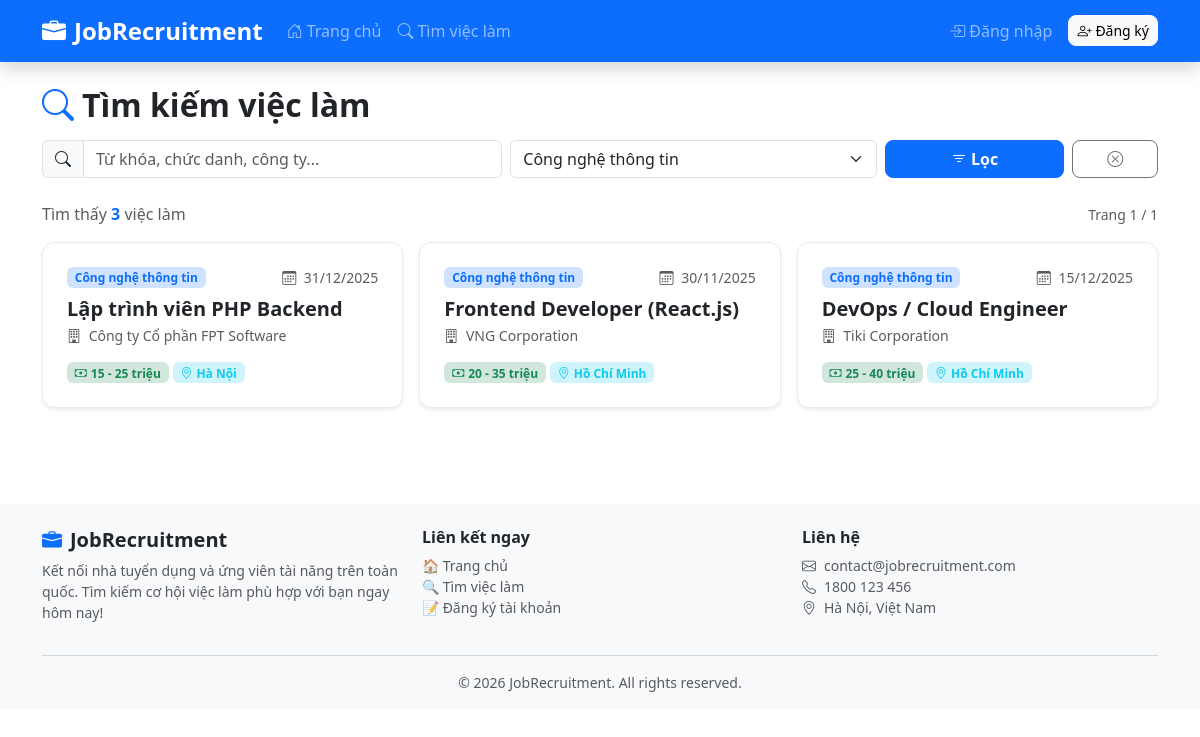
Screenshot of /jobs?category=1 with the database file from the repository.
### tables this page shows
CREATE TABLE `jobs` (
    `id`           INT AUTO_INCREMENT PRIMARY KEY COMMENT 'Khóa chính',
    `category_id`  INT           NOT NULL         COMMENT 'Ngành nghề (FK → categories.id)',
    `title`        VARCHAR(200)  NOT NULL         COMMENT 'Tiêu đề vị trí tuyển dụng',
    `company`      VARCHAR(200)  NOT NULL         COMMENT 'Tên công ty tuyển dụng',
    `salary`       VARCHAR(100)  DEFAULT NULL     COMMENT 'Mức lương (VD: 10-15 triệu)',
    `location`     VARCHAR(200)  DEFAULT NULL     COMMENT 'Địa điểm làm việc',
    `description`  TEXT          DEFAULT NULL     COMMENT 'Mô tả công việc chi tiết',
    `requirements` TEXT          DEFAULT NULL     COMMENT 'Yêu cầu ứng viên',
    `benefits`     TEXT          DEFAULT NULL     COMMENT 'Quyền lợi được hưởng',
    `deadline`     DATE          DEFAULT NULL     COMMENT 'Hạn nộp hồ sơ',
    `status`       ENUM('active', 'closed') NOT NULL DEFAULT 'active' COMMENT 'Trạng thái: active=đang tuyển, closed=đã đóng',
    `created_at`   TIMESTAMP DEFAULT CURRENT_TIMESTAMP COMMENT 'Thời điểm đăng tin',
    CONSTRAINT `fk_jobs_category`
        FOREIGN KEY (`category_id`) REFERENCES `categories`(`id`) ON DELETE CASCADE
);

CREATE TABLE `categories` (
    `id`         INT AUTO_INCREMENT PRIMARY KEY COMMENT 'Khóa chính',
    `name`       VARCHAR(100) NOT NULL          COMMENT 'Tên ngành nghề',
    `created_at` TIMESTAMP DEFAULT CURRENT_TIMESTAMP
);

### core/Controller.php (called while the page is built, shortened)
<?php
abstract class Controller
{
    protected function render(string $view, array $data = []): void
    {
        extract($data);
        $viewPath = __DIR__ . '/../views/' . $view . '.php';
        require $viewPath;
    }
}

### controllers/JobController.php (called while the page is built, shortened)
<?php
class JobController extends Controller
{
    public function index(): void
    {
        $jobModel      = new Job();
        $categoryModel = new Category();
        $keyword    = trim($_GET['keyword']  ?? '');
        $categoryId = (int) ($_GET['category'] ?? 0);
        $page       = max(1, (int) ($_GET['page'] ?? 1));
        $perPage    = 9;
        $jobs      = $jobModel->getList($page, $perPage, $keyword, $categoryId);
        $totalJobs = $jobModel->countList($keyword, $categoryId);
        $totalPages = (int) ceil($totalJobs / $perPage);
        $categories = $categoryModel->getAllSimple();
        $this->render('jobs/index', [
            'jobs'        => $jobs,
            'categories'  => $categories,
            'keyword'     => $keyword,
            'categoryId'  => $categoryId,
            'page'        => $page,
            'totalPages'  => $totalPages,
            'totalJobs'   => $totalJobs,
            'flash'       => $this->getFlash(),
        ]);
    }
}

### index.php (called while the page is built, shortened)
<?php
require_once __DIR__ . '/config/database.php';
require_once __DIR__ . '/core/Database.php';
require_once __DIR__ . '/core/Model.php';
require_once __DIR__ . '/core/Controller.php';
require_once __DIR__ . '/models/Job.php';
require_once __DIR__ . '/controllers/JobController.php';
$router = new Router();
$router->get('/',     'HomeController', 'index');
$router->get('/home', 'HomeController', 'index');
$router->get( '/login',    'AuthController', 'loginForm');
$router->post('/login',    'AuthController', 'login');
$router->get( '/register', 'AuthController', 'registerForm');
$router->post('/register', 'AuthController', 'register');
$router->get( '/logout',   'AuthController', 'logout');
$router->get( '/jobs',        'JobController', 'index');
$router->get( '/jobs/detail', 'JobController', 'detail');
$router->get( '/jobs/apply',  'JobController', 'applyForm');
$router->post('/jobs/apply',  'JobController', 'apply');
$router->get( '/profile',        'ProfileController', 'index');
$router->post('/profile/update', 'ProfileController', 'update');
$router->get('/my-applications', 'ApplicationController', 'history');
$router->get('/admin',           'AdminDashboardController', 'index');
$router->get('/admin/dashboard', 'AdminDashboardController', 'index');
$router->get( '/admin/users',        'AdminUserController', 'index');
$router->get( '/admin/users/create', 'AdminUserController', 'createForm');
$router->post('/admin/users/create', 'AdminUserController', 'create');
$router->get( '/admin/users/edit',   'AdminUserController', 'editForm');
$router->post('/admin/users/edit',   'AdminUserController', 'edit');
$router->post('/admin/users/delete', 'AdminUserController', 'delete');
$router->get( '/admin/jobs',        'AdminJobController', 'index');
$router->get( '/admin/jobs/create', 'AdminJobController', 'createForm');
$router->post('/admin/jobs/create', 'AdminJobController', 'create');
$router->get( '/admin/jobs/edit',   'AdminJobController', 'editForm');
$router->post('/admin/jobs/edit',   'AdminJobController', 'edit');
$router->post('/admin/jobs/delete', 'AdminJobController', 'delete');
$router->get( '/admin/categories',        'AdminCategoryController', 'index');
$router->get( '/admin/categories/create', 'AdminCategoryController', 'createForm');
$router->post('/admin/categories/create', 'AdminCategoryController', 'create');
$router->get( '/admin/categories/edit',   'AdminCategoryController', 'editForm');
$router->post('/admin/categories/edit',   'AdminCategoryController', 'edit');
$router->post('/admin/categories/delete', 'AdminCategoryController', 'delete');
$router->get( '/admin/applications',               'AdminApplicationController', 'index');
$router->post('/admin/applications/update-status', 'AdminApplicationController', 'updateStatus');
$router->dispatch();

### core/Model.php (called while the page is built, shortened)
<?php
abstract class Model
{
    protected PDO $db;
    public function __construct()
    {
        $this->db = Database::getInstance();
    }
    protected function query(string $sql, array $params = []): array
    {
        $stmt = $this->db->prepare($sql);
        $stmt->execute($params);
        return $stmt->fetchAll();
    }
}

### core/Database.php (called while the page is built, shortened)
<?php
class Database
{
    private static ?PDO $instance = null;
    public static function getInstance(): PDO
    {
        if (self::$instance === null) {
            $dsn = sprintf(
                'mysql:host=%s;port=%d;dbname=%s;charset=%s',
                DB_HOST,
                DB_PORT,
                DB_NAME,
                DB_CHARSET
            );
            $options = [
                PDO::ATTR_ERRMODE            => PDO::ERRMODE_EXCEPTION,
                PDO::ATTR_DEFAULT_FETCH_MODE => PDO::FETCH_ASSOC,
                PDO::ATTR_EMULATE_PREPARES   => false,
            ];
            try {
                self::$instance = new PDO($dsn, DB_USER, DB_PASS, $options);
            } catch (PDOException $e) {
                error_log('Database connection failed: ' . $e->getMessage());
                die('<h3 style="color:red;text-align:center">Không thể kết nối database.<br>Vui lòng kiểm tra cấu hình trong config/database.php</h3>');
            }
        }
        return self::$instance;
    }
}

### models/Job.php (called while the page is built, shortened)
<?php
class Job extends Model
{
    public function getList(int $page = 1, int $perPage = 9, string $keyword = '', int $categoryId = 0): array
    {
        $offset = ($page - 1) * $perPage;
        $params = [];
        $where = ["j.status = 'active'"];
        if ($categoryId > 0) {
            $where[]  = "j.category_id = ?";
            $params[] = $categoryId;
        }
        $whereClause = 'WHERE ' . implode(' AND ', $where);
        $sql = "SELECT j.*, c.name AS category_name
                FROM `jobs` j
                LEFT JOIN `categories` c ON c.id = j.category_id
                {$whereClause}
                ORDER BY j.created_at DESC
                LIMIT {$perPage} OFFSET {$offset}";
        return $this->query($sql, $params);
    }
}

### models/Category.php (called while the page is built, shortened)
<?php
class Category extends Model
{
    public function getAllSimple(): array
    {
        return $this->query("SELECT `id`, `name` FROM `categories` ORDER BY `name` ASC");
    }
}

### views/jobs/index.php (the view, shortened to what this page needs)
<?php
require_once __DIR__ . '/../layouts/header.php';
?>
<div class="container py-4">
    <div class="row mb-4">
        <div class="col-12">
            <h2 class="fw-bold mb-3">
                <i class="bi bi-search me-2 text-primary"></i>Tìm kiếm việc làm
            </h2>
            <form action="<?= BASE_URL ?>/jobs" method="GET" class="row g-2">
                <div class="col-md-5">
                    <div class="input-group">
                        <span class="input-group-text"><i class="bi bi-search"></i></span>
                        <input type="text" name="keyword" class="form-control"
                               placeholder="Từ khóa, chức danh, công ty..."
                               value="<?= htmlspecialchars($keyword) ?>">
                    </div>
                </div>
                <div class="col-md-4">
                    <select name="category" class="form-select">
                        <?php foreach ($categories as $cat): ?>
                        <option value="<?= $cat['id'] ?>"
                                <?= $categoryId == $cat['id'] ? 'selected' : '' ?>>
                            <?= htmlspecialchars($cat['name']) ?>
                        </option>
                        <?php endforeach; ?>
                    </select>
                </div>
                <div class="col-md-2">
                    <button type="submit" class="btn btn-primary w-100 fw-bold">
                        <i class="bi bi-filter me-1"></i>Lọc
                    </button>
                </div>
                <?php if ($keyword || $categoryId): ?>
                <div class="col-md-1">
                    <a href="<?= BASE_URL ?>/jobs" class="btn btn-outline-secondary w-100" title="Xóa bộ lọc">
                        <i class="bi bi-x-circle"></i>
                    </a>
                </div>
                <?php endif; ?>
            </form>
        </div>
    </div>
    <div class="d-flex justify-content-between align-items-center mb-3">
        <p class="text-muted mb-0">
            Tìm thấy <strong class="text-primary"><?= number_format($totalJobs) ?></strong> việc làm
        </p>
        <small class="text-muted">Trang <?= $page ?> / <?= max(1, $totalPages) ?></small>
    </div>
    <?php if (empty($jobs)): ?>
    <div class="text-center py-5">
        <i class="bi bi-search fs-1 text-muted"></i>
        <h5 class="mt-3 text-muted">Không tìm thấy việc làm phù hợp</h5>
        <p class="text-muted">Thử thay đổi từ khóa hoặc ngành nghề khác.</p>
        <a href="<?= BASE_URL ?>/jobs" class="btn btn-primary">Xem tất cả việc làm</a>
    </div>
    <?php else: ?>
    <div class="row g-3 mb-4">
        <?php foreach ($jobs as $job): ?>
        <div class="col-md-6 col-lg-4">
            <div class="card h-100 border-0 shadow-sm job-card">
                <div class="card-body p-4">
                    <div class="d-flex justify-content-between align-items-start mb-2">
                        <span class="badge bg-primary-subtle text-primary small">
                            <?= htmlspecialchars($job['category_name'] ?? '') ?>
                        </span>
                        <?php if ($job['deadline']): ?>
                        <small class="text-muted">
                            <i class="bi bi-calendar3 me-1"></i>
                            <?= date('d/m/Y', strtotime($job['deadline'])) ?>
                        </small>
                        <?php endif; ?>
                    </div>
                    <h5 class="card-title fw-bold mb-1 lh-sm">
                        <a href="<?= BASE_URL ?>/jobs/detail?id=<?= $job['id'] ?>"
                           class="text-decoration-none text-dark stretched-link">
                            <?= htmlspecialchars($job['title']) ?>
                        </a>
                    </h5>
                    <p class="text-muted mb-3 small">
                        <i class="bi bi-building me-1"></i>
                        <?= htmlspecialchars($job['company']) ?>
                    </p>
                    <div class="d-flex flex-wrap gap-1">
                        <?php if ($job['salary']): ?>
                        <span class="badge bg-success-subtle text-success">
                            <i class="bi bi-cash me-1"></i><?= htmlspecialchars($job['salary']) ?>
                        </span>
                        <?php endif; ?>
                        <?php if ($job['location']): ?>
                        <span class="badge bg-info-subtle text-info">
                            <i class="bi bi-geo-alt me-1"></i><?= htmlspecialchars($job['location']) ?>
                        </span>
                        <?php endif; ?>
                    </div>
                </div>
            </div>
        </div>
        <?php endforeach; ?>
    </div>
    <?php endif; ?>
</div>
<?php require_once __DIR__ . '/../layouts/footer.php'; ?>

### public/css/style.css (style rules this page uses)
:root { --primary: #0d6efd; --success: #198754; --text-dark: #212529; --bg-light: #f8f9fa; }
.job-card { border-radius: 12px; transition: transform .2s ease, box-shadow .2s ease; border: 1px solid #e9ecef !important; }
.btn { border-radius: 8px; }
.card { border-radius: 12px; }
.bg-primary-subtle { background-color: #cfe2ff !important; }
.bg-success-subtle { background-color: #d1e7dd !important; }
.bg-info-subtle { background-color: #cff4fc !important; }

### rows the page displays
jobs: category "Công nghệ thông tin", id "3", category "1", category.name "Công nghệ thông tin", deadline "15/12/2025", title "DevOps / Cloud Engineer", company "Tiki Corporation", salary "25 - 40 triệu", location "Hồ Chí Minh"
jobs: category.name "Công nghệ thông tin", deadline "31/12/2025", title "Lập trình viên PHP Backend", company "Công ty Cổ phần FPT Software", salary "15 - 25 triệu", location "Hà Nội"
jobs: category.name "Công nghệ thông tin", deadline "30/11/2025", title "Frontend Developer (React.js)", company "VNG Corporation", salary "20 - 35 triệu", location "Hồ Chí Minh"
